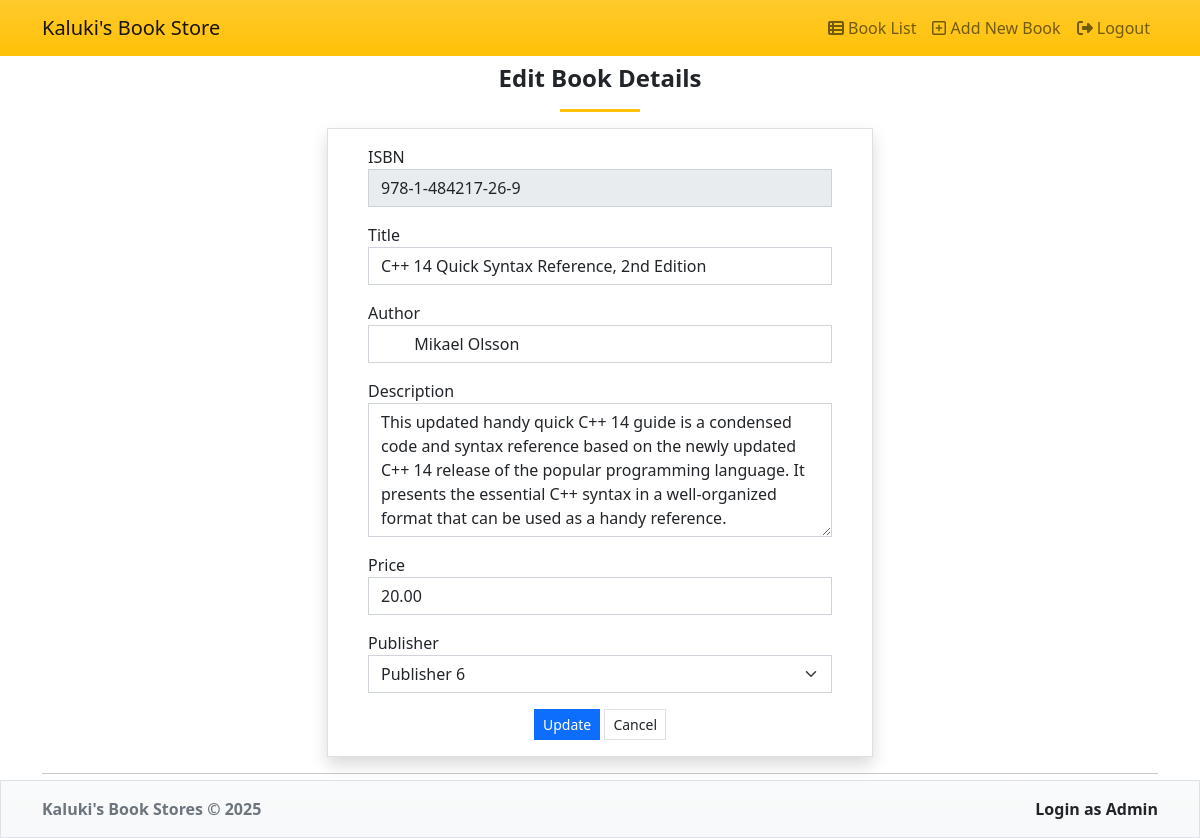
The page /admin_edit.php?bookisbn=978-1-484217-26-9 (signed in) on the database as committed earlier.
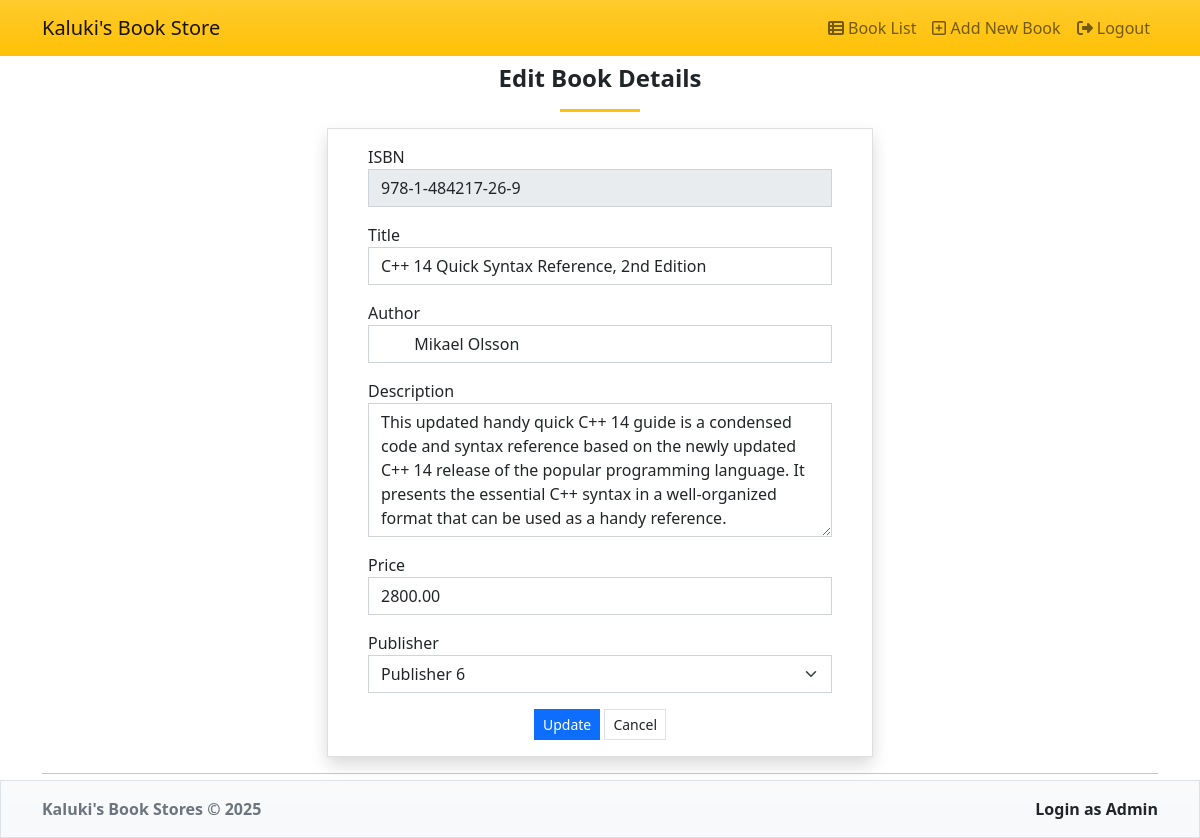
The same page on the database as committed later.
### tables this page shows
CREATE TABLE `books` (
  `book_isbn` varchar(20) NOT NULL,
  `book_title` varchar(60) DEFAULT NULL,
  `book_author` varchar(60) DEFAULT NULL,
  `book_image` varchar(40) DEFAULT NULL,
  `book_descr` text DEFAULT NULL,
  `book_price` decimal(6,2) NOT NULL,
  `publisherid` int(10) UNSIGNED NOT NULL,
  `created_at` datetime NOT NULL DEFAULT current_timestamp()
);

### admin_edit.php (the view, shortened to what this page needs)
<?php
	require_once "./template/header.php";
	require_once "./functions/database_functions.php";
	$conn = db_connect();
	if(isset($_GET['bookisbn'])){
		$book_isbn = $_GET['bookisbn'];
	} else {
		echo "Empty query!";
		exit;
	}
	$query = "SELECT * FROM books WHERE book_isbn = '{$book_isbn}'";
	$result = mysqli_query($conn, $query);
	if(!$result){
		echo $err = "Can't retrieve data ";
		exit;
	}else{
		$row = mysqli_fetch_assoc($result);
	}
?>
	<h4 class="fw-bolder text-center">Edit Book Details</h4>
	<center>
	<hr class="bg-warning" style="width:5em;height:3px;opacity:1">
	</center>
	<div class="row justify-content-center">
		<div class="col-lg-6 col-md-8 col-sm-10 col-xs-12">
			<div class="card rounded-0 shadow">
				<div class="card-body">
					<div class="container-fluid">
						<form method="post" action="admin_edit.php?bookisbn=<?php echo $row['book_isbn'];?>" enctype="multipart/form-data">
								<div class="mb-3">
									<label class="control-label">ISBN</label>
									<input class="form-control rounded-0" type="text" name="isbn" value="<?php echo $row['book_isbn'];?>" readOnly="true">
								</div>
								<div class="mb-3">
									<label class="control-label">Title</label>
									<input class="form-control rounded-0" type="text" name="book_title" value="<?php echo $row['book_title'];?>" required>
								</div>
								<div class="mb-3">
									<label class="control-label">Author</label>
									<input class="form-control rounded-0" type="text" name="book_author" value="<?php echo $row['book_author'];?>" required>
								</div>
								<div class="mb-3">
									<label class="control-label">Description</label>
									<textarea class="form-control rounded-0" name="book_descr" cols="40" rows="5"><?php echo $row['book_descr'];?></textarea>
								</div>
								<div class="mb-3">
									<label class="control-label">Price</label>
									<input class="form-control rounded-0" type="text" name="book_price" value="<?php echo $row['book_price'];?>" required>
								</div>
								<div class="mb-3">
									<label class="control-label">Publisher</label>
									<select class="form-select rounded-0"  name="publisherid" required>
										<?php
										$psql = mysqli_query($conn, "SELECT * FROM `publisher` order by publisher_name asc");
										while($row = mysqli_fetch_assoc($psql)):
										?>
										<option value="<?= $row['publisherid'] ?>" <?= $row['publisherid']==$row['publisherid'] ? 'selected' : '' ?>><?= $row['publisher_name'] ?></option>
										<?php endwhile; ?>
									</select>
								</div>
								<div class="text-center">
									<button type="submit" name="edit"  class="btn btn-primary btn-sm rounded-0">Update</button>
									<button type="reset" class="btn btn-default btn-sm rounded-0 border">Cancel</button>
								</div>
						</form>
					</div>
				</div>
			</div>
		</div>
	</div>
<?php
	require "./template/footer.php"
?>

Rows that differ between the two databases and show on the page:
changed books "C++ 14 Quick Syntax Reference, 2nd Edition": book_price "20.00" → "2800.00"
